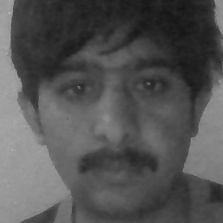
#> input picture images/Users.1.25.jpg, 223 x 223 px, given in place of the camera
$ python main.py
#> lines starting #> are read from the running program, lines starting #| are printed output that depends on the picture
import cv2
import numpy as np
from PIL import Image
import os


# Check if folder exists
def read_faces():
    if not os.path.exists('images'):
        os.makedirs('images')

    faceCascade = cv2.CascadeClassifier('haarcascade_frontalface_default.xml')#Change Path Here
    cam = cv2.VideoCapture(0)
    cam.set(3,640)
    cam.set(4,480)
    count = 0

    face_detector = cv2.CascadeClassifier('haarcascade_frontalface_default.xml')#Change Path Here
    # For each person, enter one unique numeric face id
    face_id = input('\n enter user id (MUST be an integer) and press <return> -->  ')
    name = input('\n please enter your name and press enter --> ')
    print("\n [INFO] Initializing face capture. Look the camera and wait ...")


    while(True):
        ret, img = cam.read()
#> img is the input picture: shape (223, 223, 3); min 20, max 184, mean 83.5
        gray = cv2.cvtColor(img, cv2.COLOR_BGR2GRAY)
        faces = faceCascade.detectMultiScale(gray, 1.3, 5)
#> faces = [[12, 14, 196, 196]]
        for (x,y,w,h) in faces:
            cv2.rectangle(img, (x,y), (x+w,y+h), (255,0,0), 2)
            count += 1
            # Save the captured image into the images directory
            cv2.imwrite("./images/Users." + str(face_id) + '.' + str(count) + ".jpg", gray[y:y+h,x:x+w])
            cv2.imshow('image', img)
#> this loop made 1 pass
#> (x, y, w, h, count) on pass 1: (12, 14, 196, 196, 1)
#> pass 1, in read_faces, `cv2.imwrite("./images/Users." + str(face_id) + '.' + str(count) + ".jp..`:
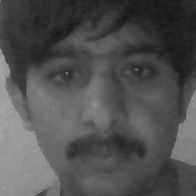
#> saved as Users..1.jpg: shape (196, 196); min 20, max 177, mean 80.6
#> pass 1, in read_faces, `cv2.imshow('image', img)`:
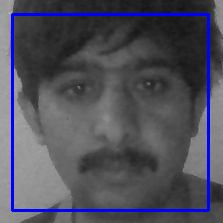
#> window 'image': shape (223, 223, 3); mean B, G, R 91.4, 79.4, 79.4
#> after the loop, count = 1
        # Press Escape to end the program.
        k = cv2.waitKey(100) & 0xff
#> (key Esc is pressed here)
        if k < 30:
            break
        # Take 30 face samples and stop video. You may increase or decrease the number of
        # images. The more the better while training the model.
        elif count >= 50:
             break

    print("\n [INFO] Exiting Program.")
    cam.release()
    cv2.destroyAllWindows()


def train_faces():
    #Directory path name where the face images are stored.
    path = './images/'
    recognizer = cv2.face.LBPHFaceRecognizer_create()
    #Haar cascade file
    detector = cv2.CascadeClassifier('haarcascade_frontalface_default.xml')#Change Path Here

    def getImagesAndLabels(path):
#> called with path = './images/'
        imagePaths = [os.path.join(path,f) for f in os.listdir(path)]
        faceSamples=[]
        ids = []
        for imagePath in imagePaths:
            # convert it to grayscale
            PIL_img = Image.open(imagePath).convert('L')
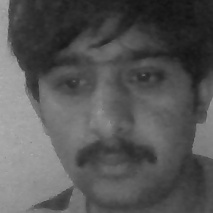
#> input picture images/Users.1.10.jpg, 213 x 213 px
#> PIL_img is the input picture: PIL image 213x213 L; min 19, max 174, mean 85.9
            img_numpy = np.array(PIL_img,'uint8')
            id = int(os.path.split(imagePath)[-1].split(".")[1])
            faces = detector.detectMultiScale(img_numpy)
#> faces = [[13, 16, 186, 186]]
            for (x,y,w,h) in faces:
                faceSamples.append(img_numpy[y:y+h,x:x+w])
                ids.append(id)
#> this loop made 1 pass
#> after the loop, faceSamples = 1 item; ids = [1]
        return faceSamples,ids
    print ("\n[INFO] Training faces...")
    faces,ids = getImagesAndLabels(path)
    recognizer.train(faces, np.array(ids))
    # Save the model into the current directory.
    recognizer.write('trainer.yml')
    print("\n[INFO] {0} faces trained. Exiting Program".format(len(np.unique(ids))))


# [53 lines left out: function recognize_faces, not called in this run]
read_faces()
train_faces()
